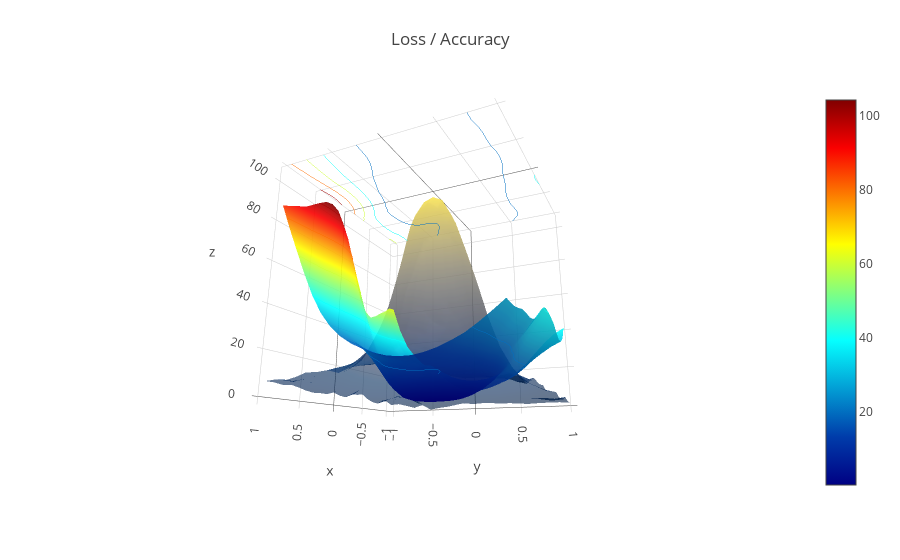
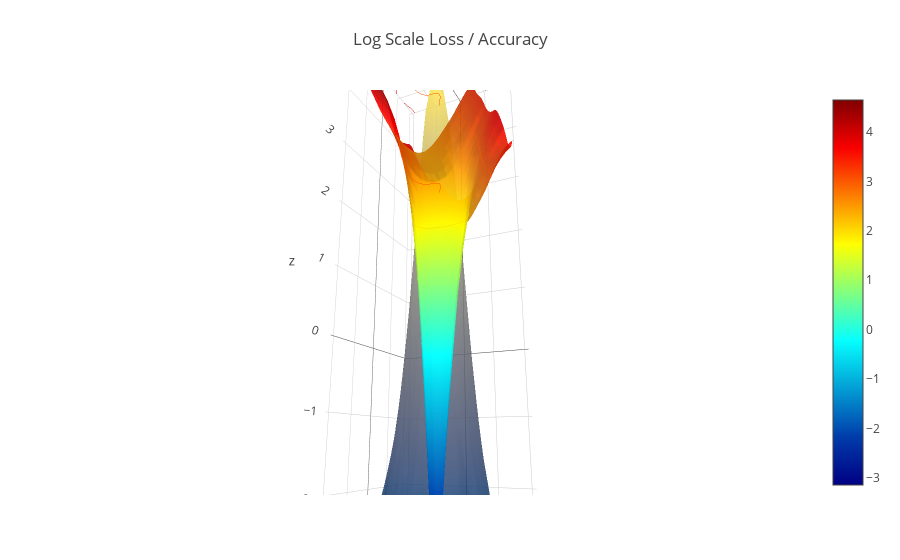

The notebook cell saved with these charts, in order:
### Code cell
create_viz(loss_list,acc_list)

### Figure 1 — Plotly figure (JSON) as saved in the notebook; plotly's stock layout.template omitted (floating-point values rounded to 4 significant figures; data arrays with more than 128 entries replaced by an {"elided": "..."} marker saying what was removed)
{"data": [{"colorscale": "Cividis", "opacity": 0.6, "showscale": false, "type": "surface", "uid": "dced1db1-786b-47f9-ac84-72dcee1e049d", "x": {"elided": "21x21 float values"}, "y": {"elided": "21x21 float values"}, "z": {"elided": "21x21 float values"}}, {"colorscale": "Jet", "contours": {"z": {"project": {"z": true}, "show": true, "usecolormap": true}}, "opacity": 0.9, "type": "surface", "uid": "cb169369-2aed-4864-b4ef-0c32556aee31", "x": {"elided": "21x21 float values"}, "y": {"elided": "21x21 float values"}, "z": {"elided": "21x21 float values"}}], "layout": {"autosize": true, "margin": {"b": 65, "l": 65, "r": 50, "t": 90}, "scene": {"camera": {"eye": {"x": 1.87, "y": 0.88, "z": -0.64}}}, "title": "Loss / Accuracy"}}

### Figure 2 — Plotly figure (JSON) as saved in the notebook; plotly's stock layout.template omitted (floating-point values rounded to 4 significant figures; data arrays with more than 128 entries replaced by an {"elided": "..."} marker saying what was removed)
{"data": [{"colorscale": "Cividis", "opacity": 0.6, "showscale": false, "type": "surface", "uid": "0e7127c9-42e9-4dba-a89f-209c5a5be594", "x": {"elided": "21x21 float values"}, "y": {"elided": "21x21 float values"}, "z": {"elided": "21x21 float values"}}, {"colorscale": "Jet", "contours": {"z": {"project": {"z": true}, "show": true, "usecolormap": true}}, "opacity": 0.9, "type": "surface", "uid": "18a73f30-d54b-4d20-808f-eff0d21c4aa3", "x": {"elided": "21x21 float values"}, "y": {"elided": "21x21 float values"}, "z": {"elided": "21x21 float values"}}], "layout": {"autosize": true, "margin": {"b": 65, "l": 65, "r": 50, "t": 90}, "scene": {"camera": {"eye": {"x": 1.87, "y": 0.88, "z": -0.64}}}, "title": "Log Scale Loss / Accuracy"}}
